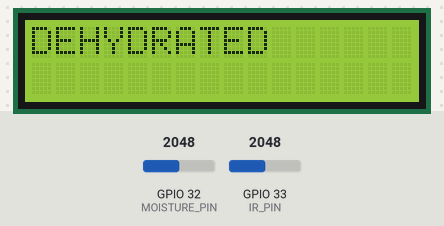
A sketch run on a simulated ESP32. Shown: 16×2 character LCD. The test bench sets the inputs (shaded band); at power-on: GPIO 32 (MOISTURE_PIN) = 2048, GPIO 33 (IR_PIN) = 2048. WiFi joins after 1.5 s; servers stay silent unless stated; web services answer with replies made up by the test bench; what the sketch prints to the serial monitor is not drawn.

Above: at 5.0 s.
5.1 s: GPIO 32 (MOISTURE_PIN) set to 2866
At 14.5 s:
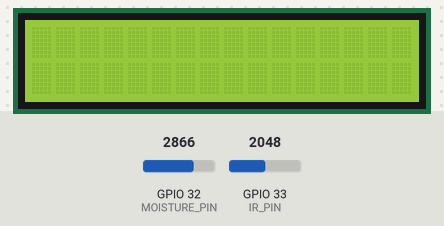
16.1 s: GPIO 32 (MOISTURE_PIN) set to 3603
At 20.3 s:
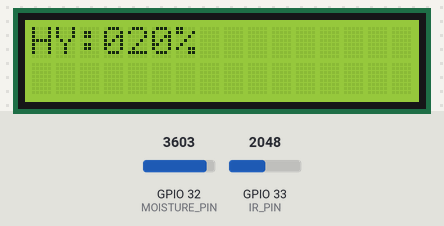
27.7 s: GPIO 33 (IR_PIN) set to 1977
At 32.5 s:
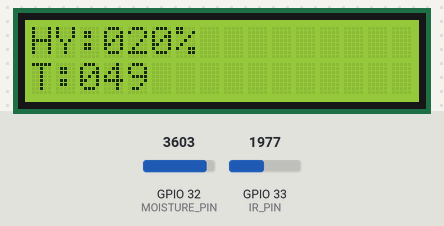
33.5 s: GPIO 33 (IR_PIN) set to 2047
At 34.9 s:
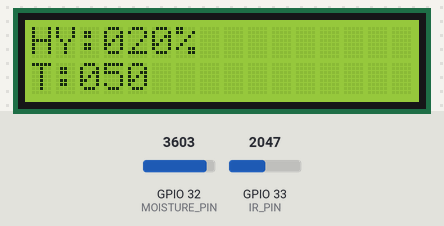
41.7 s: GPIO 32 (MOISTURE_PIN) set to 4095
At 43.1 s:
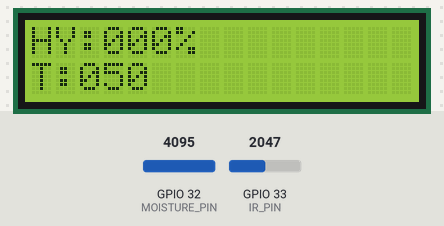
Timing chart, 0 to 44.7 s (numbered marks = the images above; inputs shaded):
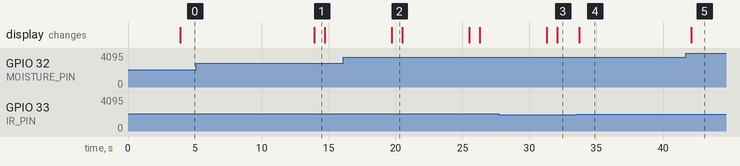

The sketch:

AI_Hydration_Monitor.ino
```cpp
// e4161iot@airsworld.net
// Info@2025

#define BLYNK_TEMPLATE_ID "TMPL35xmZp6oj"
#define BLYNK_TEMPLATE_NAME "HYDRATION MONITRING"
#define BLYNK_AUTH_TOKEN "G7h-cacBvgEzBxrz15P-3rHbDKnPDkAu"

#include <WiFi.h>
#include <BlynkSimpleEsp32.h>
#include <LCD_I2C.h>
#include <HTTPClient.h>


LCD_I2C lcd(0x27, 16, 2);

const int IR_PIN = 33;
const int MOISTURE_PIN = 32;

char auth[] = BLYNK_AUTH_TOKEN;
char ssid[] = "IOT";
char pass[] = "123456789";

int button, iotsend;


void setup() {

  Serial.begin(9600);
  lcd.begin();
  lcd.backlight();

  lcd.setCursor(0,0);
  lcd.print("HYDRATION ");
  lcd.setCursor(0,1);
  lcd.print("MONITORING");

  pinMode(IR_PIN, INPUT);
  pinMode(MOISTURE_PIN, INPUT);

  Blynk.begin(auth, ssid, pass, "blynk.cloud", 80);

  delay(2000);
  lcd.clear();
}


void sendToThingSpeak(int irValue, int moistureValue) {

  HTTPClient http;

  String url = "http://api.thingspeak.com/update?api_key=YJ4OG8NX1ZXEBBFE";
  url += "&field1=" + String(irValue);
  url += "&field2=" + String(moistureValue);

  Serial.println("Sending to ThingSpeak:");
  Serial.println(url);

  http.begin(url);
  int httpCode = http.GET();

  Serial.print("HTTP Response: ");
  Serial.println(httpCode);

  http.end();
}

void loop() {

  int irvalue = analogRead(IR_PIN);
  Serial.print("--------------------------------------IR VALUE");
  Serial.println(irvalue);

  irvalue = map(irvalue,4095,0,100,0);
  Serial.println(irvalue);

  lcd.setCursor(0,1);
  lcd.print("T:");
  if(irvalue<=9){lcd.print("00"); lcd.print(irvalue);}
  else if(irvalue<=99){lcd.print("0"); lcd.print(irvalue);}
  else if(irvalue<=999){lcd.print(""); lcd.print(irvalue);}


  if(irvalue>30 && irvalue<=40)
  {
    lcd.clear();
    lcd.setCursor(0,0);
    lcd.print("HYDRATED");
    Serial.print("dehydrated");
    Blynk.logEvent("msg", "HYDRATED ");
    Blynk.virtualWrite(V0,irvalue);
    delay(5000);
    lcd.clear();
  }

  if(irvalue>50 && irvalue<=80)
  {
    lcd.clear();
    lcd.setCursor(0,0);
    lcd.print("DEHYDRATED");
    Serial.print("dehydrated");
    Blynk.logEvent("msg", "DEHYDRATED ");
    Blynk.virtualWrite(V0,irvalue);
    delay(5000);
    lcd.clear();
  }

  Serial.println("MOISTURE");
  Serial.println(analogRead(MOISTURE_PIN));

int rawMoisture = analogRead(MOISTURE_PIN);
// Your real calibration:
// Dry ≈ 4095
// Wet ≈ 1700
int moivalue = map(rawMoisture, 4095, 1700, 0, 100);
moivalue = constrain(moivalue, 0, 100);
Serial.print("Moisture %: ");
Serial.println(moivalue);

lcd.setCursor(0,0);
lcd.print("HY:");
if(moivalue<=9){lcd.print("00"); lcd.print(moivalue);}
else if(moivalue<=99){lcd.print("0"); lcd.print(moivalue);}
else{lcd.print(moivalue);}
lcd.print("%");


  if(moivalue>50&&moivalue<=80)
  {
    lcd.clear();
    lcd.setCursor(0,0);
    lcd.print("DEHYDRATED");
    Serial.print("well hydrated");
    Blynk.logEvent("msg", "  DEHYDRATED");
    delay(5000);
    lcd.clear();
  }
  else if(moivalue>=30&&moivalue<=50)
  {
    lcd.clear();
    lcd.setCursor(0,0);
    lcd.print("HYDRATED");
    Serial.print("HYDRATED");
    Blynk.logEvent("msg", "HYDRATED ");
    delay(5000);
    lcd.clear();
  }

  sendToThingSpeak(irvalue, moivalue);


  Blynk.run();
  delay(500);
}

BLYNK_WRITE(V2) {
  int button = param.asInt();
  if (button == 1)
  {
    iotsend=1;
    Serial.println("value send now....");
  }
  else{
    iotsend=0;
    Serial.print("value send off....");
  }
}
```

Measured:
- the behaviour switches between 2048 and 2047 on GPIO 33 (IR_PIN) (found by bisection; images 2 and 3)
- after the input at 5.1 s, the display: changes after 8.8 s (image 1)
- after the input at 16.1 s, the display: changes after 3.6 s (image 2)
- after the input at 27.7 s, the display: first differs from a run without the input after 4.4 s (image 3)
- after the input at 33.5 s, the display: changes after 0.24 s (image 4)
- after the input at 41.7 s, the display: changes after 0.39 s (image 5)
- what the display in image 1 shows lasts 0.8 s, from 13.9 s to 14.7 s
